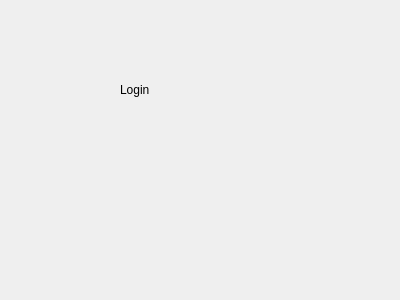
<?xml version="1.0" encoding="UTF-8"?>
<ui version="4.0">
 <class>Form</class>
 <widget class="QWidget" name="Form">
  <property name="geometry">
   <rect>
    <x>0</x>
    <y>0</y>
    <width>400</width>
    <height>300</height>
   </rect>
  </property>
  <property name="windowTitle">
   <string>Form</string>
  </property>
  <widget class="QLabel" name="label">
   <property name="geometry">
    <rect>
     <x>120</x>
     <y>80</y>
     <width>66</width>
     <height>19</height>
    </rect>
   </property>
   <property name="text">
    <string>Login</string>
   </property>
  </widget>
 </widget>
 <resources/>
 <connections/>
</ui>
